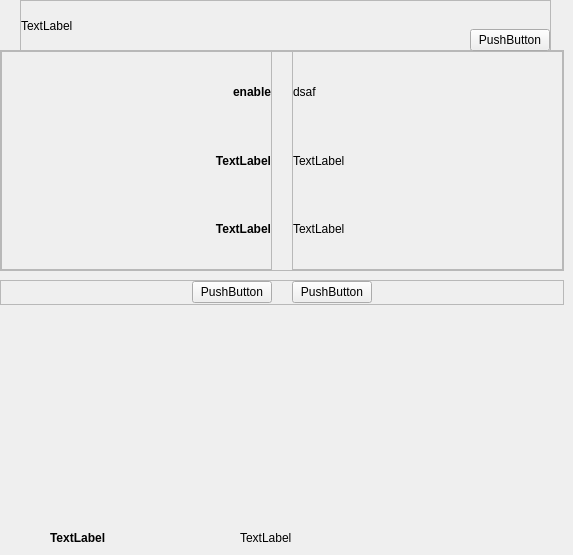
         <widget class="QWidget" name="page_3">
          <widget class="QLabel" name="label_info_wpa_title_2">
           <property name="geometry">
            <rect>
             <x>50</x>
             <y>530</y>
             <width>141</width>
             <height>16</height>
            </rect>
           </property>
           <property name="font">
            <font>
             <weight>75</weight>
             <italic>false</italic>
             <bold>true</bold>
            </font>
           </property>
           <property name="styleSheet">
            <string notr="true">font: bold;</string>
           </property>
           <property name="text">
            <string>TextLabel</string>
           </property>
          </widget>
          <widget class="QLabel" name="label_info_wpa_2">
           <property name="geometry">
            <rect>
             <x>240</x>
             <y>530</y>
             <width>180</width>
             <height>16</height>
            </rect>
           </property>
           <property name="text">
            <string>TextLabel</string>
           </property>
          </widget>
          <widget class="QFrame" name="frame_19">
           <property name="geometry">
            <rect>
             <x>0</x>
             <y>50</y>
             <width>564</width>
             <height>221</height>
            </rect>
           </property>
           <property name="frameShape">
            <enum>QFrame::StyledPanel</enum>
           </property>
           <property name="frameShadow">
            <enum>QFrame::Raised</enum>
           </property>
           <layout class="QHBoxLayout" name="horizontalLayout_16">
            <property name="spacing">
             <number>20</number>
            </property>
            <property name="margin">
             <number>0</number>
            </property>
            <item>
             <widget class="QFrame" name="frame_20">
              <property name="frameShape">
               <enum>QFrame::StyledPanel</enum>
              </property>
              <property name="frameShadow">
               <enum>QFrame::Raised</enum>
              </property>
              <layout class="QVBoxLayout" name="verticalLayout_6">
               <property name="leftMargin">
                <number>0</number>
               </property>
               <property name="rightMargin">
                <number>0</number>
               </property>
               <item>
                <widget class="QLabel" name="label_info_enable_title">
                 <property name="font">
                  <font>
                   <weight>75</weight>
                   <bold>true</bold>
                  </font>
                 </property>
                 <property name="styleSheet">
                  <string notr="true">font: bold;</string>
                 </property>
                 <property name="text">
                  <string>enable</string>
                 </property>
                 <property name="alignment">
                  <set>Qt::AlignRight|Qt::AlignTrailing|Qt::AlignVCenter</set>
                 </property>
                </widget>
               </item>
               <item>
                <widget class="QLabel" name="label_info_ssid_title_2">
                 <property name="font">
                  <font>
                   <weight>75</weight>
                   <italic>false</italic>
                   <bold>true</bold>
                  </font>
                 </property>
                 <property name="styleSheet">
                  <string notr="true">font: bold;</string>
                 </property>
                 <property name="text">
                  <string>TextLabel</string>
                 </property>
                 <property name="alignment">
                  <set>Qt::AlignRight|Qt::AlignTrailing|Qt::AlignVCenter</set>
                 </property>
                </widget>
               </item>
               <item>
                <widget class="QLabel" name="label_info_pwd_title_2">
                 <property name="font">
                  <font>
                   <weight>75</weight>
                   <italic>false</italic>
                   <bold>true</bold>
                  </font>
                 </property>
                 <property name="styleSheet">
                  <string notr="true">font: bold;</string>
                 </property>
                 <property name="text">
                  <string>TextLabel</string>
                 </property>
                 <property name="alignment">
                  <set>Qt::AlignRight|Qt::AlignTrailing|Qt::AlignVCenter</set>
                 </property>
                </widget>
               </item>
              </layout>
             </widget>
            </item>
            <item>
             <widget class="QFrame" name="frame_21">
              <property name="frameShape">
               <enum>QFrame::StyledPanel</enum>
              </property>
              <property name="frameShadow">
               <enum>QFrame::Raised</enum>
              </property>
              <layout class="QVBoxLayout" name="verticalLayout_10">
               <property name="leftMargin">
                <number>0</number>
               </property>
               <property name="rightMargin">
                <number>0</number>
               </property>
               <item>
                <widget class="QLabel" name="label_info_enable">
                 <property name="font">
                  <font>
                   <weight>50</weight>
                   <bold>false</bold>
                  </font>
                 </property>
                 <property name="text">
                  <string>dsaf</string>
                 </property>
                </widget>
               </item>
               <item>
                <widget class="QLabel" name="label_info_ssid_2">
                 <property name="text">
                  <string>TextLabel</string>
                 </property>
                </widget>
               </item>
               <item>
                <widget class="QLabel" name="label_info_pwd_2">
                 <property name="text">
                  <string>TextLabel</string>
                 </property>
                </widget>
               </item>
              </layout>
             </widget>
            </item>
           </layout>
          </widget>
          <widget class="QFrame" name="frame_22">
           <property name="geometry">
            <rect>
             <x>0</x>
             <y>280</y>
             <width>564</width>
             <height>25</height>
            </rect>
           </property>
           <property name="frameShape">
            <enum>QFrame::StyledPanel</enum>
           </property>
           <property name="frameShadow">
            <enum>QFrame::Raised</enum>
           </property>
           <layout class="QHBoxLayout" name="horizontalLayout_17">
            <property name="spacing">
             <number>20</number>
            </property>
            <property name="margin">
             <number>0</number>
            </property>
            <item>
             <spacer name="horizontalSpacer_11">
              <property name="orientation">
               <enum>Qt::Horizontal</enum>
              </property>
              <property name="sizeHint" stdset="0">
               <size>
                <width>40</width>
                <height>20</height>
               </size>
              </property>
             </spacer>
            </item>
            <item>
             <widget class="QPushButton" name="but_gacc_modify">
              <property name="sizePolicy">
               <sizepolicy hsizetype="Preferred" vsizetype="Fixed">
                <horstretch>0</horstretch>
                <verstretch>0</verstretch>
               </sizepolicy>
              </property>
              <property name="focusPolicy">
               <enum>Qt::NoFocus</enum>
              </property>
              <property name="text">
               <string>PushButton</string>
              </property>
             </widget>
            </item>
            <item>
             <widget class="QPushButton" name="but_info_gacc_cancel">
              <property name="sizePolicy">
               <sizepolicy hsizetype="Preferred" vsizetype="Fixed">
                <horstretch>0</horstretch>
                <verstretch>0</verstretch>
               </sizepolicy>
              </property>
              <property name="focusPolicy">
               <enum>Qt::NoFocus</enum>
              </property>
              <property name="text">
               <string>PushButton</string>
              </property>
             </widget>
            </item>
            <item>
             <spacer name="horizontalSpacer_12">
              <property name="orientation">
               <enum>Qt::Horizontal</enum>
              </property>
              <property name="sizeHint" stdset="0">
               <size>
                <width>40</width>
                <height>20</height>
               </size>
              </property>
             </spacer>
            </item>
           </layout>
          </widget>
          <widget class="QFrame" name="frame_23">
           <property name="geometry">
            <rect>
             <x>20</x>
             <y>0</y>
             <width>531</width>
             <height>52</height>
            </rect>
           </property>
           <property name="frameShape">
            <enum>QFrame::StyledPanel</enum>
           </property>
           <property name="frameShadow">
            <enum>QFrame::Raised</enum>
           </property>
           <layout class="QHBoxLayout" name="horizontalLayout_18">
            <property name="margin">
             <number>0</number>
            </property>
            <item>
             <widget class="QLabel" name="label_info_err">
              <property name="sizePolicy">
               <sizepolicy hsizetype="Expanding" vsizetype="Preferred">
                <horstretch>0</horstretch>
                <verstretch>0</verstretch>
               </sizepolicy>
              </property>
              <property name="text">
               <string>TextLabel</string>
              </property>
              <property name="alignment">
               <set>Qt::AlignLeading|Qt::AlignLeft|Qt::AlignVCenter</set>
              </property>
             </widget>
            </item>
            <item>
             <widget class="QProgressIndicator" name="w_pi0" native="true">
              <property name="sizePolicy">
               <sizepolicy hsizetype="Preferred" vsizetype="Expanding">
                <horstretch>0</horstretch>
                <verstretch>0</verstretch>
               </sizepolicy>
              </property>
              <property name="minimumSize">
               <size>
                <width>50</width>
                <height>0</height>
               </size>
              </property>
             </widget>
            </item>
            <item>
             <layout class="QVBoxLayout" name="verticalLayout_11">
              <item>
               <spacer name="verticalSpacer_5">
                <property name="orientation">
                 <enum>Qt::Vertical</enum>
                </property>
                <property name="sizeHint" stdset="0">
                 <size>
                  <width>20</width>
                  <height>40</height>
                 </size>
                </property>
               </spacer>
              </item>
              <item>
               <widget class="QPushButton" name="but_info_gacc_refresh">
                <property name="sizePolicy">
                 <sizepolicy hsizetype="Minimum" vsizetype="Fixed">
                  <horstretch>0</horstretch>
                  <verstretch>0</verstretch>
                 </sizepolicy>
                </property>
                <property name="focusPolicy">
                 <enum>Qt::NoFocus</enum>
                </property>
                <property name="text">
                 <string>PushButton</string>
                </property>
               </widget>
              </item>
             </layout>
            </item>
           </layout>
          </widget>
         </widget>
